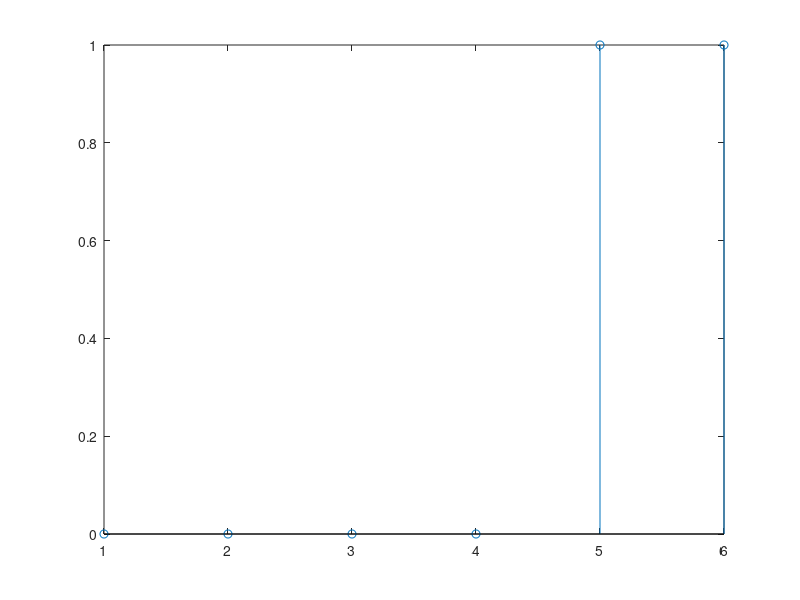
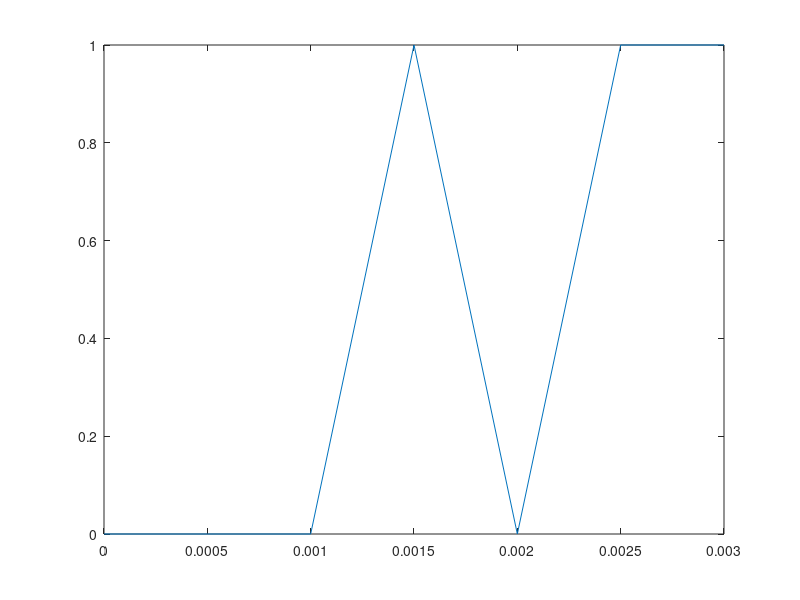

These figures' MATLAB source, in order:
F0=2000
Fs=12000
N=6
n=0:N-1
s=zeros(1,N)   %generez semnalul aleator pornind de la un vector cu elemente nule
z=rand(1,N)
for i=1:1:N 
    if z(i)>0.5
        s(i)=1 %semnalul ia valoarea 1 in mod aleator
    end
end
figure(1)
stem(s)

t=0:0.0005:0.003;   %reprezentarea in timp a semnalului aleator
s=zeros(1,length(t));
z=rand(1,length(t));
for i=1:1:length(t) 
    if z(i)>0.5
        s(i)=1
    end
end
figure(2)
plot(t,s)